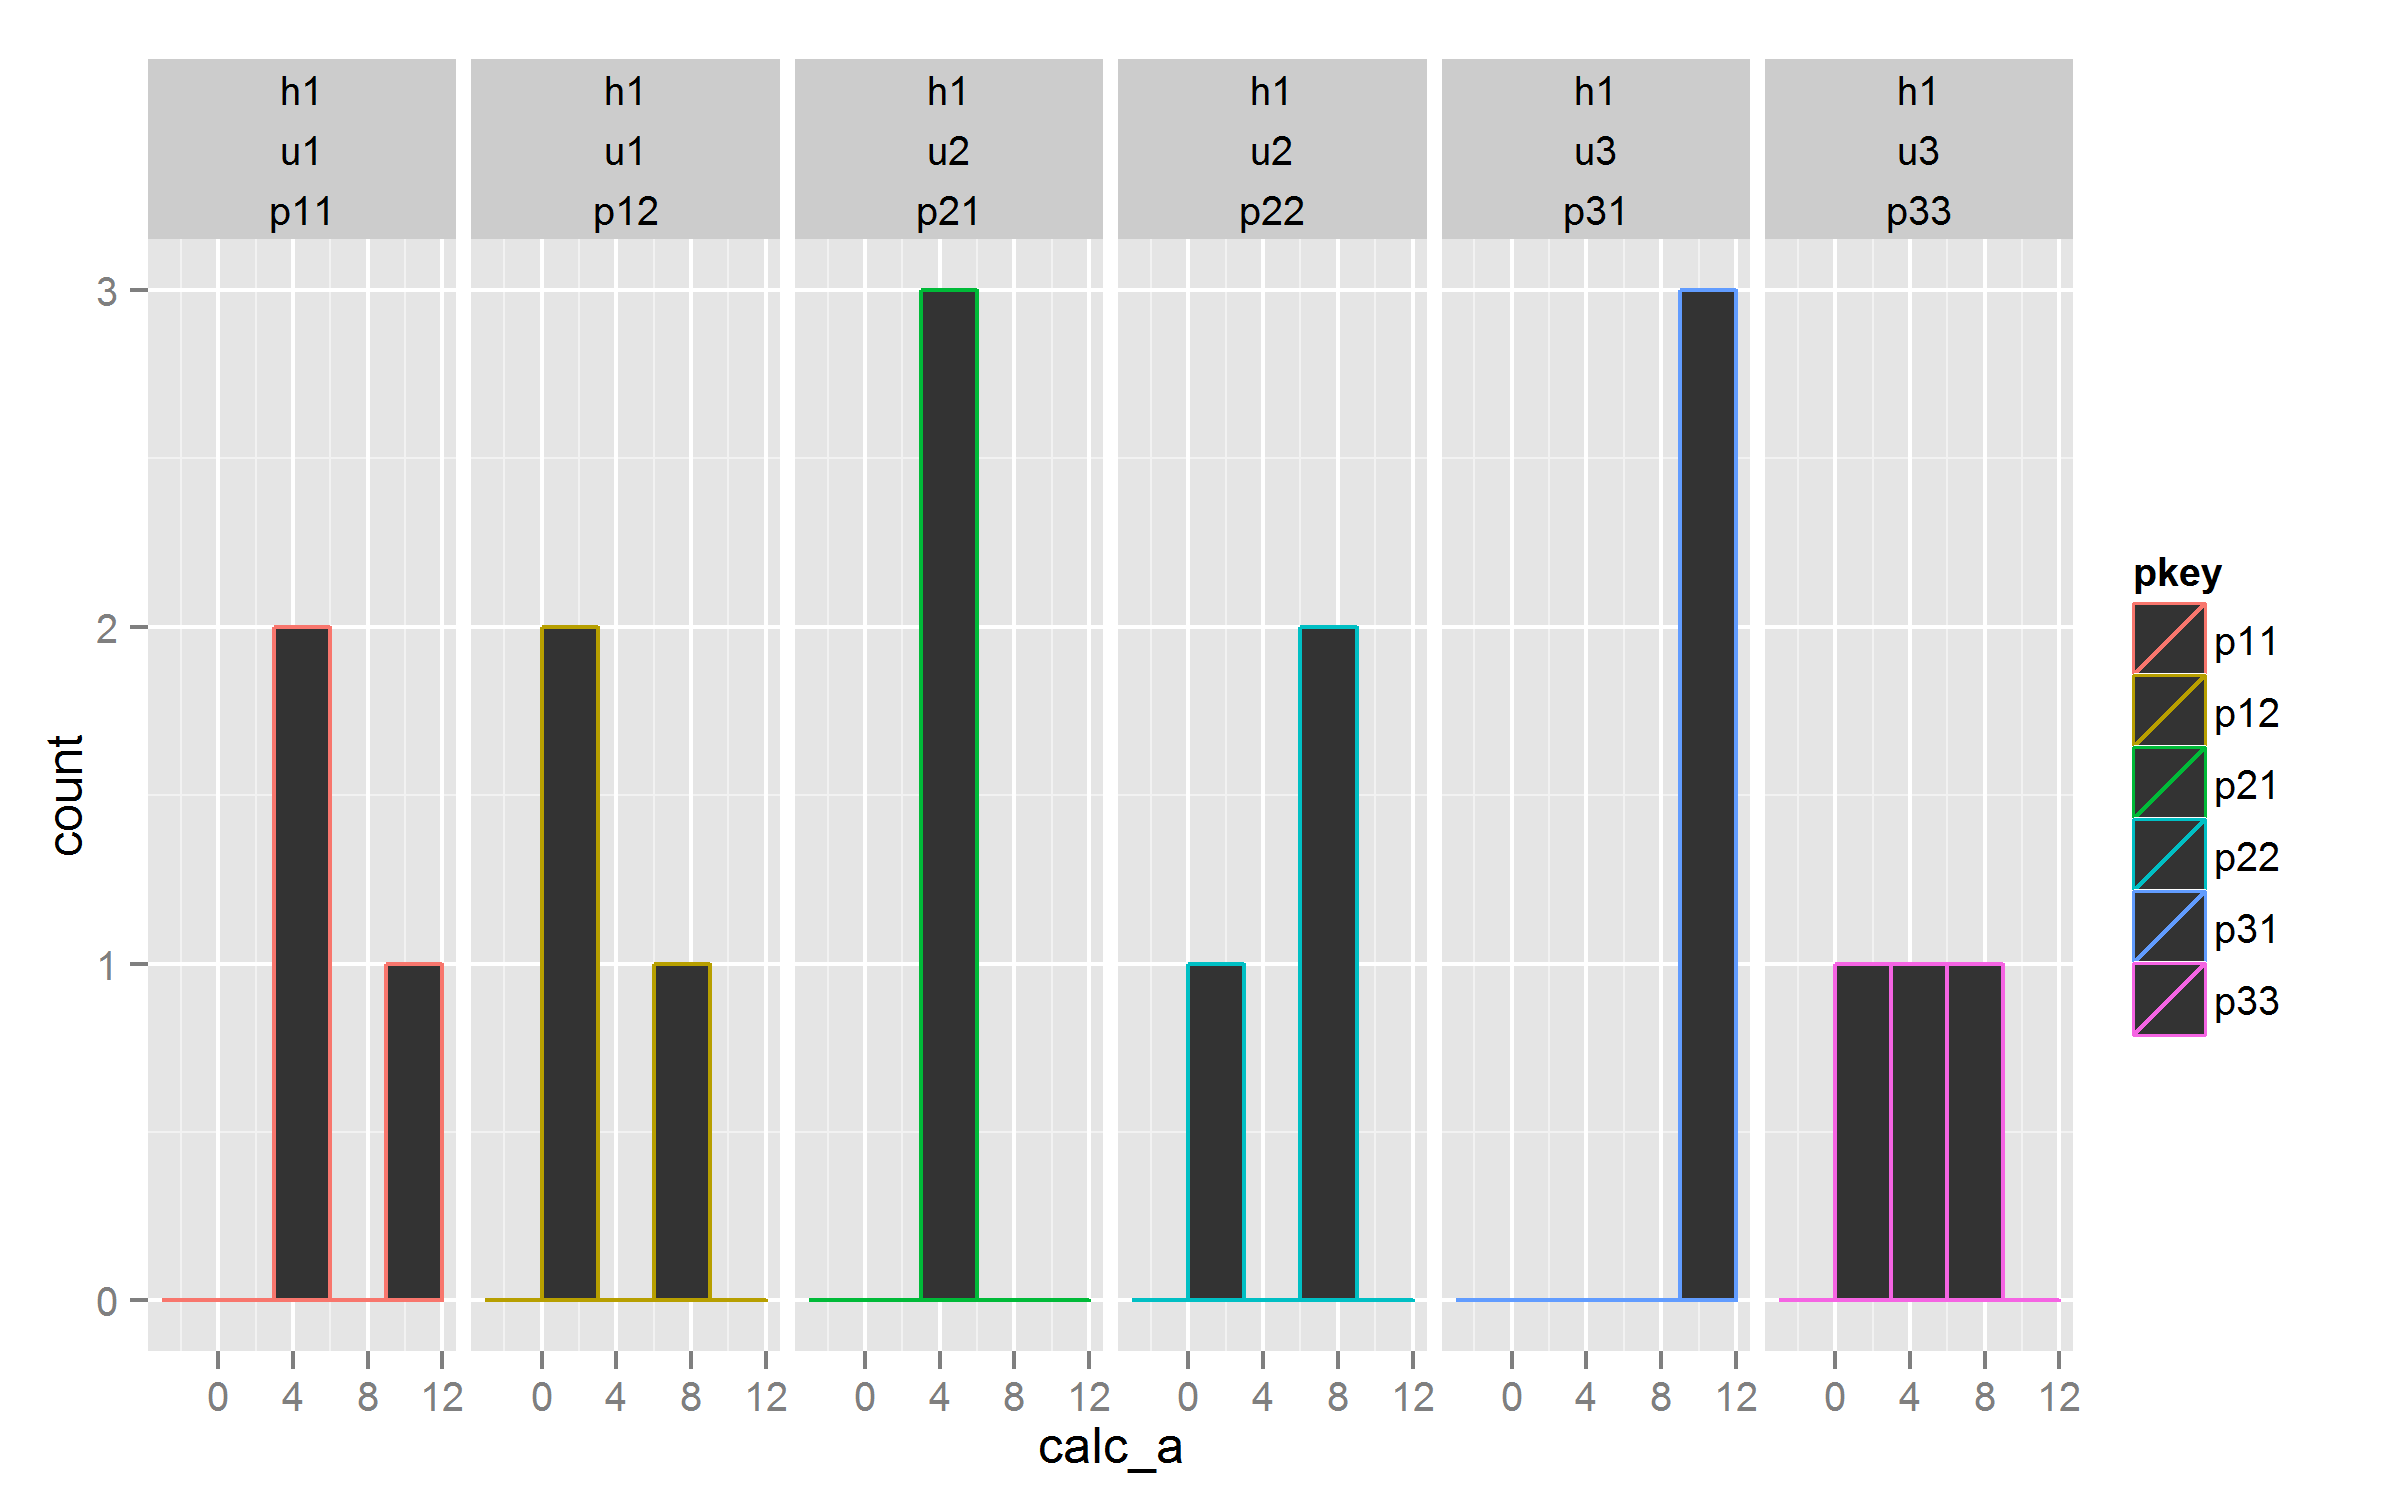

The script that saved this image:
require(reshape2)
library(plyr)
library(ggplot2)

raw_data <- read.table('07.hist_bar_facets.csv',header=TRUE, sep=',')
p <- qplot(calc_a,  #值
           data=raw_data,
           facets = . ~ hkey + ukey + pkey,  #分组
           binwidth=3,
           color=pkey)
ggsave(p, filename="07.hist_bar_facets.png" , width = 8)
